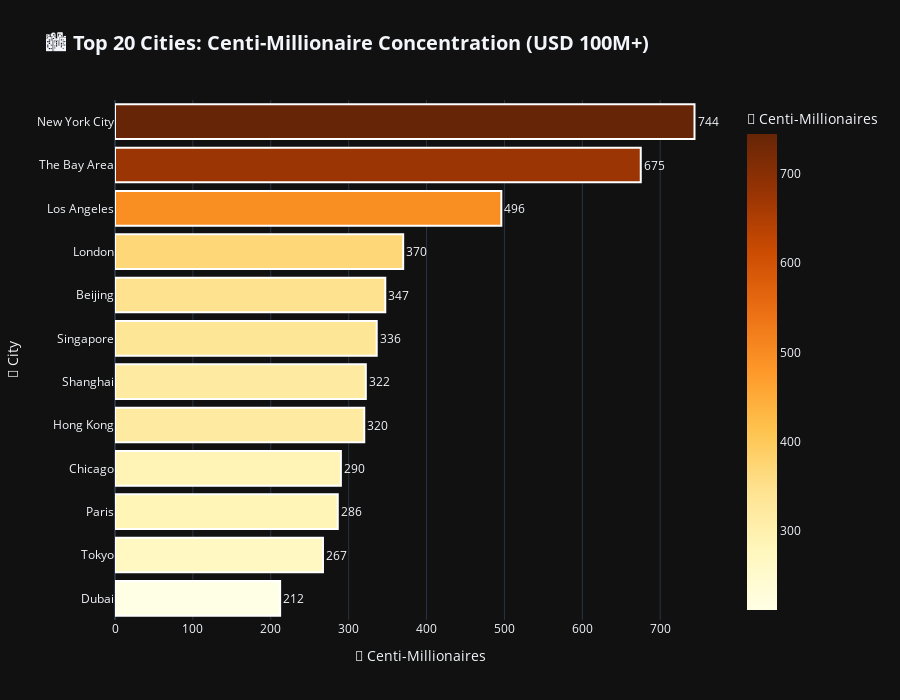
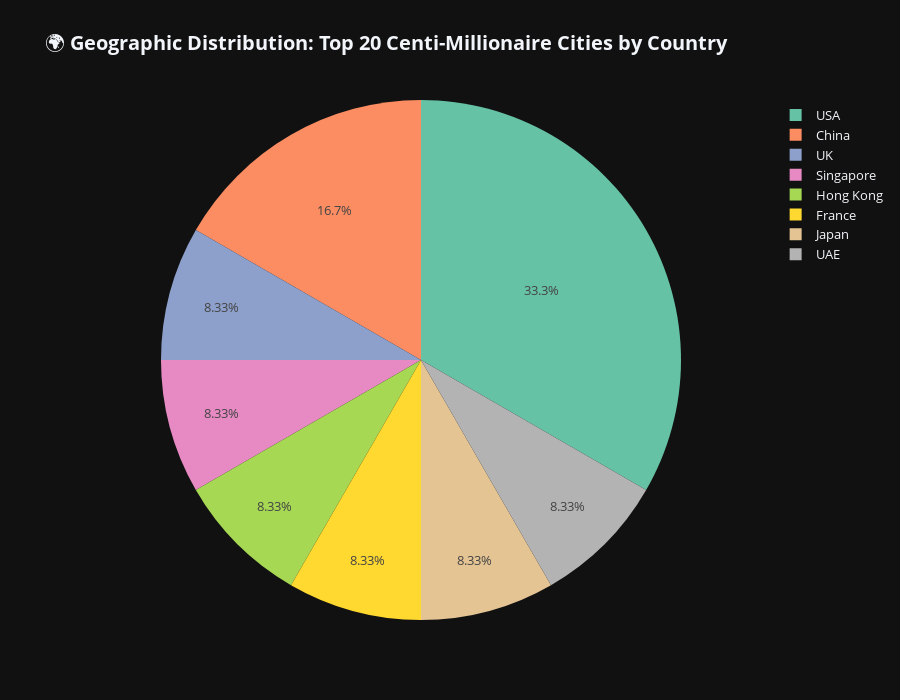

Source (notebook cell) for these figures, in order:
### Markdown cell above
## 🏙️ **Step 6: Urban Wealth Concentration**

Analyze the global distribution of centi-millionaires across major cities.

### Code cell
# ========== TOP CENTI-MILLIONAIRE CITIES ==========
df_cities_sorted = df_cities.sort_values(
    "centi_millionaires_usd_100m_plus", ascending=False
)

fig_cities = px.bar(
    df_cities_sorted.head(20),
    x="centi_millionaires_usd_100m_plus",
    y="city",
    orientation="h",
    color="centi_millionaires_usd_100m_plus",
    color_continuous_scale="YlOrBr",  # ✅ valid gold-like scale
    text="centi_millionaires_usd_100m_plus",
    title="🏙️ <b>Top 20 Cities: Centi-Millionaire Concentration (USD 100M+)</b>",
    template="plotly_dark",
    labels={
        "city": "🌆 City",
        "centi_millionaires_usd_100m_plus": "💎 Centi-Millionaires"
    }
)

fig_cities.update_traces(
    textposition="outside",
    marker=dict(line=dict(width=2, color="white"))
)
fig_cities.update_layout(
    title_font_size=20,
    height=700,
    font=dict(size=12),
    yaxis=dict(autorange="reversed")  # keeps highest at top
)

fig_cities.show()


# ========== GEOGRAPHIC DISTRIBUTION ==========
city_country_dist = df_cities_sorted.head(20)["country"].value_counts()

fig_dist = px.pie(
    values=city_country_dist.values,
    names=city_country_dist.index,
    title="🌍 <b>Geographic Distribution: Top 20 Centi-Millionaire Cities by Country</b>",
    template="plotly_dark",
    color_discrete_sequence=px.colors.qualitative.Set2
)

fig_dist.update_layout(
    title_font_size=20,
    height=700,
    font=dict(size=13)
)

fig_dist.show()


# ========== CITY STATISTICS ==========
print("\n" + "=" * 80)
print("🏙️ CENTI-MILLIONAIRE CITIES RANKING")
print("=" * 80)

print(
    df_cities_sorted[
        ["city", "country", "centi_millionaires_usd_100m_plus"]
    ]
    .head(15)
    .to_string(index=False)
)

print(
    f"\n🔍 Total Centi-Millionaires (Top 50): "
    f"{df_cities['centi_millionaires_usd_100m_plus'].sum():,.0f}"
)

### Figure 1 — Plotly figure (JSON) as saved in the notebook; plotly's stock layout.template omitted (floating-point values rounded to 4 significant figures)
{"data": [{"hovertemplate": "💎 Centi-Millionaires=%{marker.color}<br>🌆 City=%{y}<extra></extra>", "legendgroup": "", "marker": {"color": [744, 675, 496, 370, 347, 336, 322, 320, 290, 286, 267, 212], "coloraxis": "coloraxis", "line": {"color": "white", "width": 2}, "pattern": {"shape": ""}}, "name": "", "orientation": "h", "showlegend": false, "text": [744.0, 675.0, 496.0, 370.0, 347.0, 336.0, 322.0, 320.0, 290.0, 286.0, 267.0, 212.0], "textposition": "outside", "type": "bar", "x": [744, 675, 496, 370, 347, 336, 322, 320, 290, 286, 267, 212], "xaxis": "x", "y": ["New York City", "The Bay Area", "Los Angeles", "London", "Beijing", "Singapore", "Shanghai", "Hong Kong", "Chicago", "Paris", "Tokyo", "Dubai"], "yaxis": "y"}], "layout": {"barmode": "relative", "coloraxis": {"colorbar": {"title": {"text": "💎 Centi-Millionaires"}}, "colorscale": [[0, "rgb(255,255,229)"], [0.125, "rgb(255,247,188)"], [0.25, "rgb(254,227,145)"], [0.375, "rgb(254,196,79)"], [0.5, "rgb(254,153,41)"], [0.625, "rgb(236,112,20)"], [0.75, "rgb(204,76,2)"], [0.875, "rgb(153,52,4)"], [1, "rgb(102,37,6)"]]}, "font": {"size": 12}, "height": 700, "legend": {"tracegroupgap": 0}, "title": {"font": {"size": 20}, "text": "🏙️ <b>Top 20 Cities: Centi-Millionaire Concentration (USD 100M+)</b>"}, "xaxis": {"anchor": "y", "domain": [0, 1], "title": {"text": "💎 Centi-Millionaires"}}, "yaxis": {"anchor": "x", "autorange": "reversed", "domain": [0, 1], "title": {"text": "🌆 City"}}}}

### Figure 2 — Plotly figure (JSON) as saved in the notebook; plotly's stock layout.template omitted (floating-point values rounded to 4 significant figures)
{"data": [{"domain": {"x": [0, 1], "y": [0, 1]}, "hovertemplate": "label=%{label}<br>value=%{value}<extra></extra>", "labels": ["USA", "China", "UK", "Singapore", "Hong Kong", "France", "Japan", "UAE"], "legendgroup": "", "name": "", "showlegend": true, "type": "pie", "values": [4, 2, 1, 1, 1, 1, 1, 1]}], "layout": {"font": {"size": 13}, "height": 700, "legend": {"tracegroupgap": 0}, "piecolorway": ["rgb(102,194,165)", "rgb(252,141,98)", "rgb(141,160,203)", "rgb(231,138,195)", "rgb(166,216,84)", "rgb(255,217,47)", "rgb(229,196,148)", "rgb(179,179,179)"], "title": {"font": {"size": 20}, "text": "🌍 <b>Geographic Distribution: Top 20 Centi-Millionaire Cities by Country</b>"}}}
